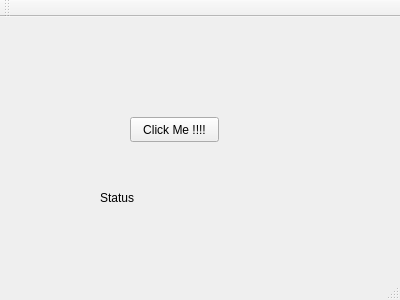
<?xml version="1.0" encoding="UTF-8"?>
<ui version="4.0">
 <class>MainWindow</class>
 <widget class="QMainWindow" name="MainWindow">
  <property name="geometry">
   <rect>
    <x>0</x>
    <y>0</y>
    <width>400</width>
    <height>300</height>
   </rect>
  </property>
  <property name="windowTitle">
   <string>MainWindow</string>
  </property>
  <widget class="QWidget" name="centralWidget">
   <widget class="QPushButton" name="pushButtonClose">
    <property name="geometry">
     <rect>
      <x>130</x>
      <y>100</y>
      <width>89</width>
      <height>25</height>
     </rect>
    </property>
    <property name="text">
     <string>Click Me !!!!</string>
    </property>
   </widget>
   <widget class="QLabel" name="label">
    <property name="geometry">
     <rect>
      <x>100</x>
      <y>160</y>
      <width>221</width>
      <height>41</height>
     </rect>
    </property>
    <property name="text">
     <string>Status</string>
    </property>
   </widget>
  </widget>
  <widget class="QMenuBar" name="menuBar">
   <property name="geometry">
    <rect>
     <x>0</x>
     <y>0</y>
     <width>400</width>
     <height>22</height>
    </rect>
   </property>
  </widget>
  <widget class="QToolBar" name="mainToolBar">
   <attribute name="toolBarArea">
    <enum>TopToolBarArea</enum>
   </attribute>
   <attribute name="toolBarBreak">
    <bool>false</bool>
   </attribute>
  </widget>
  <widget class="QStatusBar" name="statusBar"/>
 </widget>
 <layoutdefault spacing="6" margin="11"/>
 <resources/>
 <connections/>
</ui>
